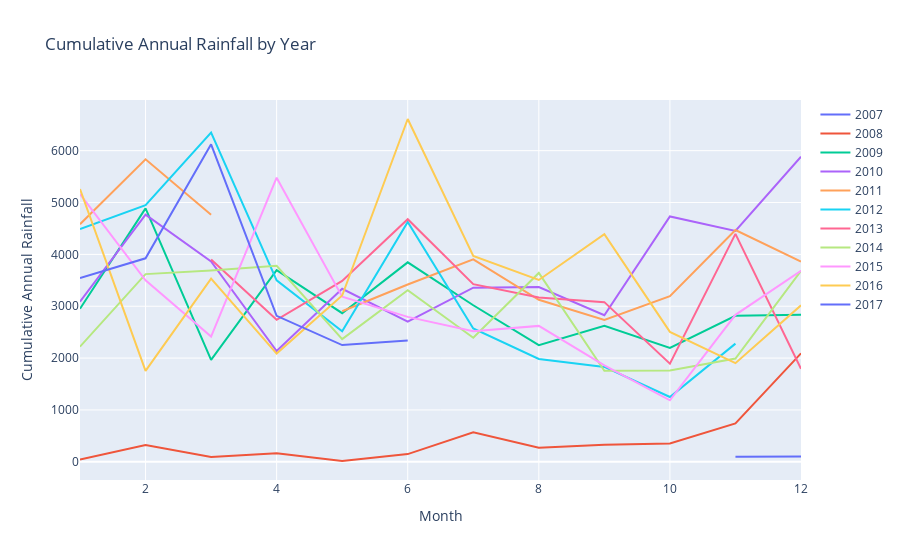

Notebook source saved alongside this figure:
### Code cell
import plotly.graph_objs as go
from plotly.subplots import make_subplots

# group data by year and month
rain_data = df.groupby([df.index.year, df.index.month])['Rainfall'].sum()

# create a new dataframe with columns for year, month, and rainfall
rain_df = pd.DataFrame({'Year': [y for y, _ in rain_data.index],
                        'Month': [m for _, m in rain_data.index],
                        'Rainfall': rain_data.values})

# pivot the dataframe to create columns for each year
rain_pivot = rain_df.pivot(index='Month', columns='Year', values='Rainfall')

# create subplot
fig = make_subplots(rows=1, cols=1)

# add traces for each year
for year in rain_pivot.columns:
    fig.add_trace(go.Scatter(x=rain_pivot.index, y=rain_pivot[year],
                             mode='lines', name=str(year)),
                  row=1, col=1)

# set layout
fig.update_layout(title='Cumulative Annual Rainfall by Year',
                  xaxis_title='Month',
                  yaxis_title='Cumulative Annual Rainfall')

# show the plot
fig.show()

### Figure 1 — Plotly figure (JSON) as saved in the notebook; plotly's stock layout.template omitted (floating-point values rounded to 4 significant figures)
{"data": [{"mode": "lines", "name": "2007", "type": "scatter", "x": [1, 2, 3, 4, 5, 6, 7, 8, 9, 10, 11, 12], "xaxis": "x", "y": [null, null, null, null, null, null, null, null, null, null, 95.4, 101], "yaxis": "y"}, {"mode": "lines", "name": "2008", "type": "scatter", "x": [1, 2, 3, 4, 5, 6, 7, 8, 9, 10, 11, 12], "xaxis": "x", "y": [43.8, 323, 93.4, 164, 15.8, 149, 569.4, 273.6, 331.4, 352.6, 741, 2092], "yaxis": "y"}, {"mode": "lines", "name": "2009", "type": "scatter", "x": [1, 2, 3, 4, 5, 6, 7, 8, 9, 10, 11, 12], "xaxis": "x", "y": [2951.0, 4888.0, 1964.0, 3695.0, 2866.0, 3847.0, 3019.0, 2250.0, 2622.0, 2195.0, 2817.0, 2835.0], "yaxis": "y"}, {"mode": "lines", "name": "2010", "type": "scatter", "x": [1, 2, 3, 4, 5, 6, 7, 8, 9, 10, 11, 12], "xaxis": "x", "y": [3089.0, 4768.0, 3864.0, 2136.0, 3336.0, 2704.0, 3359.0, 3369.0, 2827.0, 4732.0, 4452.0, 5884.0], "yaxis": "y"}, {"mode": "lines", "name": "2011", "type": "scatter", "x": [1, 2, 3, 4, 5, 6, 7, 8, 9, 10, 11, 12], "xaxis": "x", "y": [4583.0, 5833.0, 4763.0, null, 2904.0, 3419.0, 3904.0, 3125, 2735.0, 3194.0, 4470.0, 3862.0], "yaxis": "y"}, {"mode": "lines", "name": "2012", "type": "scatter", "x": [1, 2, 3, 4, 5, 6, 7, 8, 9, 10, 11, 12], "xaxis": "x", "y": [4488.0, 4950.0, 6349, 3499, 2519.0, 4627.0, 2572.0, 1984.0, 1829.0, 1251.0, 2280.0, null], "yaxis": "y"}, {"mode": "lines", "name": "2013", "type": "scatter", "x": [1, 2, 3, 4, 5, 6, 7, 8, 9, 10, 11, 12], "xaxis": "x", "y": [4024.0, null, 3901, 2738.0, 3489, 4678.0, 3426.0, 3167.0, 3079.0, 1892.0, 4396, 1794], "yaxis": "y"}, {"mode": "lines", "name": "2014", "type": "scatter", "x": [1, 2, 3, 4, 5, 6, 7, 8, 9, 10, 11, 12], "xaxis": "x", "y": [2221, 3620.0, 3689.0, 3779.0, 2366.0, 3309.0, 2393.0, 3642.0, 1756.0, 1763.0, 1991.0, 3681.0], "yaxis": "y"}, {"mode": "lines", "name": "2015", "type": "scatter", "x": [1, 2, 3, 4, 5, 6, 7, 8, 9, 10, 11, 12], "xaxis": "x", "y": [5161.0, 3501.0, 2414.0, 5478.0, 3185.0, 2795.0, 2516.0, 2621.0, 1860.0, 1186.0, 2834.0, 3682.0], "yaxis": "y"}, {"mode": "lines", "name": "2016", "type": "scatter", "x": [1, 2, 3, 4, 5, 6, 7, 8, 9, 10, 11, 12], "xaxis": "x", "y": [5260.0, 1753, 3534.0, 2087.0, 3207.0, 6611.0, 3970.0, 3506, 4389.0, 2506.0, 1903.0, 3018.0], "yaxis": "y"}, {"mode": "lines", "name": "2017", "type": "scatter", "x": [1, 2, 3, 4, 5, 6, 7, 8, 9, 10, 11, 12], "xaxis": "x", "y": [3545.0, 3925.0, 6122.0, 2816.0, 2251.0, 2339.0, null, null, null, null, null, null], "yaxis": "y"}], "layout": {"title": {"text": "Cumulative Annual Rainfall by Year"}, "xaxis": {"anchor": "y", "domain": [0, 1], "title": {"text": "Month"}}, "yaxis": {"anchor": "x", "domain": [0, 1], "title": {"text": "Cumulative Annual Rainfall"}}}}
